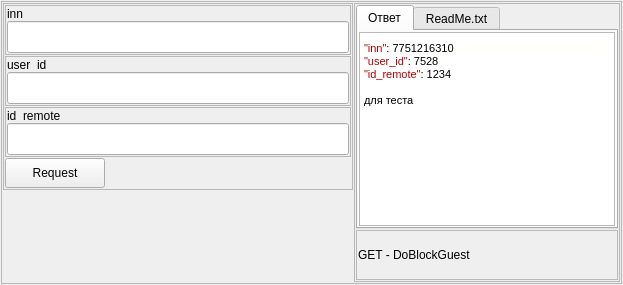
          <widget class="QWidget" name="tab_18">
           <attribute name="title">
            <string>Блокировка Гостя</string>
           </attribute>
           <layout class="QHBoxLayout" name="horizontalLayout_42">
            <property name="spacing">
             <number>1</number>
            </property>
            <property name="leftMargin">
             <number>1</number>
            </property>
            <property name="topMargin">
             <number>1</number>
            </property>
            <property name="rightMargin">
             <number>1</number>
            </property>
            <property name="bottomMargin">
             <number>1</number>
            </property>
            <item>
             <widget class="QFrame" name="frame_86">
              <property name="frameShape">
               <enum>QFrame::StyledPanel</enum>
              </property>
              <property name="frameShadow">
               <enum>QFrame::Raised</enum>
              </property>
              <layout class="QHBoxLayout" name="horizontalLayout_34">
               <property name="spacing">
                <number>1</number>
               </property>
               <property name="leftMargin">
                <number>1</number>
               </property>
               <property name="topMargin">
                <number>1</number>
               </property>
               <property name="rightMargin">
                <number>1</number>
               </property>
               <property name="bottomMargin">
                <number>1</number>
               </property>
               <item alignment="Qt::AlignTop">
                <widget class="QFrame" name="frame_87">
                 <property name="minimumSize">
                  <size>
                   <width>350</width>
                   <height>0</height>
                  </size>
                 </property>
                 <property name="maximumSize">
                  <size>
                   <width>350</width>
                   <height>16777215</height>
                  </size>
                 </property>
                 <property name="frameShape">
                  <enum>QFrame::StyledPanel</enum>
                 </property>
                 <property name="frameShadow">
                  <enum>QFrame::Raised</enum>
                 </property>
                 <layout class="QVBoxLayout" name="verticalLayout_69">
                  <property name="spacing">
                   <number>1</number>
                  </property>
                  <property name="leftMargin">
                   <number>1</number>
                  </property>
                  <property name="topMargin">
                   <number>1</number>
                  </property>
                  <property name="rightMargin">
                   <number>1</number>
                  </property>
                  <property name="bottomMargin">
                   <number>1</number>
                  </property>
                  <item>
                   <widget class="QFrame" name="frame_88">
                    <property name="minimumSize">
                     <size>
                      <width>0</width>
                      <height>50</height>
                     </size>
                    </property>
                    <property name="maximumSize">
                     <size>
                      <width>16777215</width>
                      <height>16777215</height>
                     </size>
                    </property>
                    <property name="frameShape">
                     <enum>QFrame::StyledPanel</enum>
                    </property>
                    <property name="frameShadow">
                     <enum>QFrame::Raised</enum>
                    </property>
                    <layout class="QVBoxLayout" name="verticalLayout_70">
                     <property name="spacing">
                      <number>1</number>
                     </property>
                     <property name="leftMargin">
                      <number>1</number>
                     </property>
                     <property name="topMargin">
                      <number>1</number>
                     </property>
                     <property name="rightMargin">
                      <number>1</number>
                     </property>
                     <property name="bottomMargin">
                      <number>1</number>
                     </property>
                     <item>
                      <widget class="QLabel" name="label_51">
                       <property name="minimumSize">
                        <size>
                         <width>0</width>
                         <height>13</height>
                        </size>
                       </property>
                       <property name="maximumSize">
                        <size>
                         <width>16777215</width>
                         <height>13</height>
                        </size>
                       </property>
                       <property name="text">
                        <string>inn</string>
                       </property>
                      </widget>
                     </item>
                     <item>
                      <widget class="QLineEdit" name="text_inn_DoBlockGuest">
                       <property name="minimumSize">
                        <size>
                         <width>0</width>
                         <height>32</height>
                        </size>
                       </property>
                      </widget>
                     </item>
                    </layout>
                   </widget>
                  </item>
                  <item>
                   <widget class="QFrame" name="frame_89">
                    <property name="minimumSize">
                     <size>
                      <width>0</width>
                      <height>50</height>
                     </size>
                    </property>
                    <property name="maximumSize">
                     <size>
                      <width>16777215</width>
                      <height>50</height>
                     </size>
                    </property>
                    <property name="frameShape">
                     <enum>QFrame::StyledPanel</enum>
                    </property>
                    <property name="frameShadow">
                     <enum>QFrame::Raised</enum>
                    </property>
                    <layout class="QVBoxLayout" name="verticalLayout_71">
                     <property name="spacing">
                      <number>1</number>
                     </property>
                     <property name="leftMargin">
                      <number>1</number>
                     </property>
                     <property name="topMargin">
                      <number>1</number>
                     </property>
                     <property name="rightMargin">
                      <number>1</number>
                     </property>
                     <property name="bottomMargin">
                      <number>1</number>
                     </property>
                     <item>
                      <widget class="QLabel" name="label_52">
                       <property name="minimumSize">
                        <size>
                         <width>0</width>
                         <height>13</height>
                        </size>
                       </property>
                       <property name="maximumSize">
                        <size>
                         <width>16777215</width>
                         <height>13</height>
                        </size>
                       </property>
                       <property name="text">
                        <string>user_id</string>
                       </property>
                      </widget>
                     </item>
                     <item>
                      <widget class="QLineEdit" name="text_user_id_DoBlockGuest">
                       <property name="minimumSize">
                        <size>
                         <width>0</width>
                         <height>32</height>
                        </size>
                       </property>
                      </widget>
                     </item>
                    </layout>
                   </widget>
                  </item>
                  <item>
                   <widget class="QFrame" name="frame_90">
                    <property name="minimumSize">
                     <size>
                      <width>0</width>
                      <height>50</height>
                     </size>
                    </property>
                    <property name="maximumSize">
                     <size>
                      <width>16777215</width>
                      <height>16777215</height>
                     </size>
                    </property>
                    <property name="frameShape">
                     <enum>QFrame::StyledPanel</enum>
                    </property>
                    <property name="frameShadow">
                     <enum>QFrame::Raised</enum>
                    </property>
                    <layout class="QVBoxLayout" name="verticalLayout_72">
                     <property name="spacing">
                      <number>1</number>
                     </property>
                     <property name="leftMargin">
                      <number>1</number>
                     </property>
                     <property name="topMargin">
                      <number>1</number>
                     </property>
                     <property name="rightMargin">
                      <number>1</number>
                     </property>
                     <property name="bottomMargin">
                      <number>1</number>
                     </property>
                     <item>
                      <widget class="QLabel" name="label_53">
                       <property name="minimumSize">
                        <size>
                         <width>0</width>
                         <height>13</height>
                        </size>
                       </property>
                       <property name="maximumSize">
                        <size>
                         <width>16777215</width>
                         <height>13</height>
                        </size>
                       </property>
                       <property name="text">
                        <string>id_remote</string>
                       </property>
                      </widget>
                     </item>
                     <item>
                      <widget class="QLineEdit" name="text_id_remote_DoBlockGuest">
                       <property name="minimumSize">
                        <size>
                         <width>0</width>
                         <height>32</height>
                        </size>
                       </property>
                      </widget>
                     </item>
                    </layout>
                   </widget>
                  </item>
                  <item>
                   <widget class="QPushButton" name="bt_DoBlockGuest">
                    <property name="minimumSize">
                     <size>
                      <width>100</width>
                      <height>30</height>
                     </size>
                    </property>
                    <property name="maximumSize">
                     <size>
                      <width>100</width>
                      <height>30</height>
                     </size>
                    </property>
                    <property name="text">
                     <string>Request</string>
                    </property>
                   </widget>
                  </item>
                 </layout>
                </widget>
               </item>
               <item>
                <widget class="QFrame" name="frame_91">
                 <property name="frameShape">
                  <enum>QFrame::StyledPanel</enum>
                 </property>
                 <property name="frameShadow">
                  <enum>QFrame::Raised</enum>
                 </property>
                 <layout class="QVBoxLayout" name="verticalLayout_73">
                  <property name="spacing">
                   <number>1</number>
                  </property>
                  <property name="leftMargin">
                   <number>1</number>
                  </property>
                  <property name="topMargin">
                   <number>1</number>
                  </property>
                  <property name="rightMargin">
                   <number>1</number>
                  </property>
                  <property name="bottomMargin">
                   <number>1</number>
                  </property>
                  <item>
                   <widget class="QTabWidget" name="tabWidget_5">
                    <property name="currentIndex">
                     <number>0</number>
                    </property>
                    <widget class="QWidget" name="tab_19">
                     <attribute name="title">
                      <string>Ответ</string>
                     </attribute>
                     <layout class="QHBoxLayout" name="horizontalLayout_35">
                      <property name="spacing">
                       <number>1</number>
                      </property>
                      <property name="leftMargin">
                       <number>1</number>
                      </property>
                      <property name="topMargin">
                       <number>1</number>
                      </property>
                      <property name="rightMargin">
                       <number>1</number>
                      </property>
                      <property name="bottomMargin">
                       <number>1</number>
                      </property>
                      <item>
                       <widget class="QTextBrowser" name="browser_DoBlockGuest">
                        <property name="html">
                         <string>&lt;!DOCTYPE HTML PUBLIC &quot;-//W3C//DTD HTML 4.0//EN&quot; &quot;http://www.w3.org/TR/REC-html40/strict.dtd&quot;&gt;
&lt;html&gt;&lt;head&gt;&lt;meta name=&quot;qrichtext&quot; content=&quot;1&quot; /&gt;&lt;style type=&quot;text/css&quot;&gt;
p, li { white-space: pre-wrap; }
&lt;/style&gt;&lt;/head&gt;&lt;body style=&quot; font-family:'MS Shell Dlg 2'; font-size:8.25pt; font-weight:400; font-style:normal;&quot;&gt;
&lt;p style=&quot; margin-top:0px; margin-bottom:0px; margin-left:0px; margin-right:0px; -qt-block-indent:0; text-indent:0px; line-height:18px; background-color:#fffffe;&quot;&gt;&lt;span style=&quot; font-family:'IBMPlexMono,  Courier New , monospace,Consolas,Courier New,monospace'; font-size:8pt; color:#ad0002;&quot;&gt;&amp;quot;inn&amp;quot;&lt;/span&gt;&lt;span style=&quot; font-family:'IBMPlexMono,  Courier New , monospace,Consolas,Courier New,monospace'; font-size:8pt; color:#000000;&quot;&gt;: 7751216310&lt;/span&gt;&lt;/p&gt;
&lt;p style=&quot; margin-top:0px; margin-bottom:0px; margin-left:0px; margin-right:0px; -qt-block-indent:0; text-indent:0px;&quot;&gt;&lt;span style=&quot; font-family:'IBMPlexMono,  Courier New , monospace,Consolas,Courier New,monospace'; font-size:8pt; color:#ad0002;&quot;&gt;&amp;quot;user_id&amp;quot;&lt;/span&gt;&lt;span style=&quot; font-family:'IBMPlexMono,  Courier New , monospace,Consolas,Courier New,monospace'; font-size:8pt; color:#000000;&quot;&gt;: 7528&lt;/span&gt;&lt;/p&gt;
&lt;p style=&quot; margin-top:0px; margin-bottom:0px; margin-left:0px; margin-right:0px; -qt-block-indent:0; text-indent:0px;&quot;&gt;&lt;span style=&quot; font-family:'IBMPlexMono,  Courier New , monospace,Consolas,Courier New,monospace'; font-size:8pt; color:#ad0002;&quot;&gt;&amp;quot;id_remote&amp;quot;&lt;/span&gt;&lt;span style=&quot; font-family:'IBMPlexMono,  Courier New , monospace,Consolas,Courier New,monospace'; font-size:8pt; color:#000000;&quot;&gt;: 1234&lt;/span&gt;&lt;/p&gt;
&lt;p style=&quot;-qt-paragraph-type:empty; margin-top:0px; margin-bottom:0px; margin-left:0px; margin-right:0px; -qt-block-indent:0; text-indent:0px; font-family:'IBMPlexMono,  Courier New , monospace,Consolas,Courier New,monospace'; font-size:8pt; color:#000000;&quot;&gt;&lt;br /&gt;&lt;/p&gt;
&lt;p style=&quot; margin-top:0px; margin-bottom:0px; margin-left:0px; margin-right:0px; -qt-block-indent:0; text-indent:0px;&quot;&gt;&lt;span style=&quot; font-family:'IBMPlexMono,  Courier New , monospace,Consolas,Courier New,monospace'; font-size:8pt; color:#000000;&quot;&gt;для теста&lt;/span&gt;&lt;/p&gt;
&lt;p style=&quot;-qt-paragraph-type:empty; margin-top:0px; margin-bottom:0px; margin-left:0px; margin-right:0px; -qt-block-indent:0; text-indent:0px; font-family:'IBMPlexMono,  Courier New , monospace,Consolas,Courier New,monospace'; font-size:8pt; color:#000000;&quot;&gt;&lt;br /&gt;&lt;/p&gt;&lt;/body&gt;&lt;/html&gt;</string>
                        </property>
                       </widget>
                      </item>
                     </layout>
                    </widget>
                    <widget class="QWidget" name="tab_6">
                     <attribute name="title">
                      <string>ReadMe.txt</string>
                     </attribute>
                     <layout class="QHBoxLayout" name="horizontalLayout_61">
                      <property name="spacing">
                       <number>1</number>
                      </property>
                      <property name="leftMargin">
                       <number>1</number>
                      </property>
                      <property name="topMargin">
                       <number>1</number>
                      </property>
                      <property name="rightMargin">
                       <number>1</number>
                      </property>
                      <property name="bottomMargin">
                       <number>1</number>
                      </property>
                      <item>
                       <widget class="QTextBrowser" name="readme_DoBlockGuest">
                        <property name="html">
                         <string>&lt;!DOCTYPE HTML PUBLIC &quot;-//W3C//DTD HTML 4.0//EN&quot; &quot;http://www.w3.org/TR/REC-html40/strict.dtd&quot;&gt;
&lt;html&gt;&lt;head&gt;&lt;meta name=&quot;qrichtext&quot; content=&quot;1&quot; /&gt;&lt;style type=&quot;text/css&quot;&gt;
p, li { white-space: pre-wrap; }
&lt;/style&gt;&lt;/head&gt;&lt;body style=&quot; font-family:'MS Shell Dlg 2'; font-size:8.25pt; font-weight:400; font-style:normal;&quot;&gt;
&lt;p style=&quot; margin-top:0px; margin-bottom:0px; margin-left:0px; margin-right:0px; -qt-block-indent:0; text-indent:0px;&quot;&gt;Информация отсутствует!&lt;/p&gt;&lt;/body&gt;&lt;/html&gt;</string>
                        </property>
                       </widget>
                      </item>
                     </layout>
                    </widget>
                   </widget>
                  </item>
                  <item>
                   <widget class="QFrame" name="frame_92">
                    <property name="minimumSize">
                     <size>
                      <width>0</width>
                      <height>50</height>
                     </size>
                    </property>
                    <property name="maximumSize">
                     <size>
                      <width>16777215</width>
                      <height>50</height>
                     </size>
                    </property>
                    <property name="frameShape">
                     <enum>QFrame::StyledPanel</enum>
                    </property>
                    <property name="frameShadow">
                     <enum>QFrame::Raised</enum>
                    </property>
                    <layout class="QHBoxLayout" name="horizontalLayout_37">
                     <property name="spacing">
                      <number>1</number>
                     </property>
                     <property name="leftMargin">
                      <number>1</number>
                     </property>
                     <property name="topMargin">
                      <number>1</number>
                     </property>
                     <property name="rightMargin">
                      <number>1</number>
                     </property>
                     <property name="bottomMargin">
                      <number>1</number>
                     </property>
                     <item>
                      <widget class="QLabel" name="label_54">
                       <property name="text">
                        <string>GET - DoBlockGuest</string>
                       </property>
                      </widget>
                     </item>
                    </layout>
                   </widget>
                  </item>
                 </layout>
                </widget>
               </item>
              </layout>
             </widget>
            </item>
           </layout>
          </widget>
